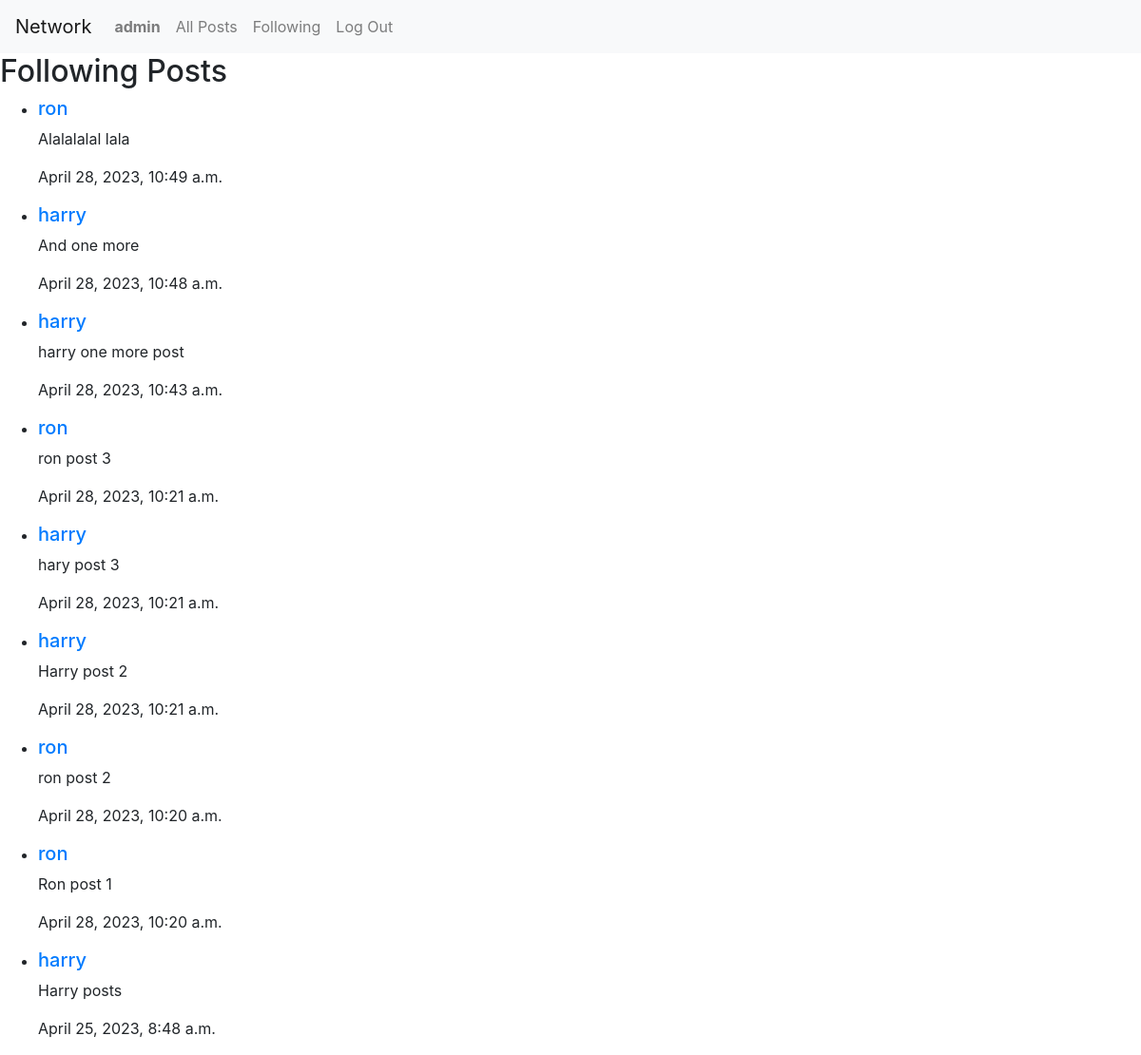
Page /following_posts (signed in) on the committed database.
### network/models.py (models this page shows, shortened)
class User(AbstractUser):
    pass

class Post(models.Model):
    author = models.ForeignKey(User, on_delete=models.CASCADE, related_name="posts")
    content = models.CharField(max_length=150)
    date = models.DateTimeField(auto_now_add=True)

### network/views.py (the view)
# urls.py: path("following_posts", views.following_posts, name="following_posts"),
def following_posts(request):
    follow = Follow.objects.filter(follower=request.user)
    followers = []
    for target in follow:
        u = User.objects.get(followed_by=target)
        followers.append(u)
    posts = []
    for user in followers:
        user_posts = Post.objects.filter(author=user)
        for post in user_posts:
            posts.append(post)
    posts = sorted(posts, key=attrgetter("date"), reverse=True)
    return render(request, "network/following.html", {
        "posts": posts
    })

### network/templates/network/following.html (shortened to what this page needs)
{% extends "network/layout.html" %}
{% block body %}
	<div class="following">
		<h2>Following Posts</h2>
		<ul>
			{% for post in posts %}
				<li>
					<h5><a href="">{{ post.author }}</a></h5>
					<p>{{ post.content }}</p>
					<p>{{ post.date }}</p>
				</li>
			{% empty %}
				<p>There are no subscribtions yet!</p>
			{% endfor %}
		</ul>
	</div>
{% endblock %}

### network/templates/network/layout.html (shortened to what this page needs)
{% load static %}
<!DOCTYPE html>
<html lang="en">
    <head>
        <link rel="stylesheet" href="https://stackpath.bootstrapcdn.com/bootstrap/4.4.1/css/bootstrap.min.css">
        <link href="{% static 'network/styles.css' %}" rel="stylesheet">
    </head>
    <body>
        <nav class="navbar navbar-expand-lg navbar-light bg-light">
            <a class="navbar-brand" href="{% url 'index' %}">Network</a>
            <div>
              <ul class="navbar-nav mr-auto">
                {% if user.is_authenticated %}
                    <li class="nav-item">
                        <a class="nav-link" href="{% url 'profile' user_id=user.pk %}"><strong>{{ user.username }}</strong></a>
                    </li>
                {% endif %}
                <li class="nav-item">
                  <a class="nav-link" href="{% url 'index' %}">All Posts</a>
                </li>
                {% if user.is_authenticated %}
                    <li class="nav-item">
                        <a class="nav-link" href="{% url 'following_posts' %}">Following</a>
                    </li>
                    <li class="nav-item">
                        <a class="nav-link" href="{% url 'logout' %}">Log Out</a>
                    </li>
                {% endif %}
              </ul>
            </div>
          </nav>
        <div class="body">
            {% block body %}
            {% endblock %}
        </div>
    </body>
</html>

### rows in the picture
User: username "admin"
Post: author "ron", content "Alalalalal lala", date "April 28, 2023, 10:49 a.m."
Post: author "harry", content "And one more", date "April 28, 2023, 10:48 a.m."
Post: author "harry", content "harry one more post", date "April 28, 2023, 10:43 a.m."
Post: author "ron", content "ron post 3", date "April 28, 2023, 10:21 a.m."
Post: author "harry", content "hary post 3", date "April 28, 2023, 10:21 a.m."
Post: author "harry", content "Harry post 2", date "April 28, 2023, 10:21 a.m."
Post: author "ron", content "ron post 2", date "April 28, 2023, 10:20 a.m."
Post: author "ron", content "Ron post 1", date "April 28, 2023, 10:20 a.m."
Post: author "harry", content "Harry posts", date "April 25, 2023, 8:48 a.m."
